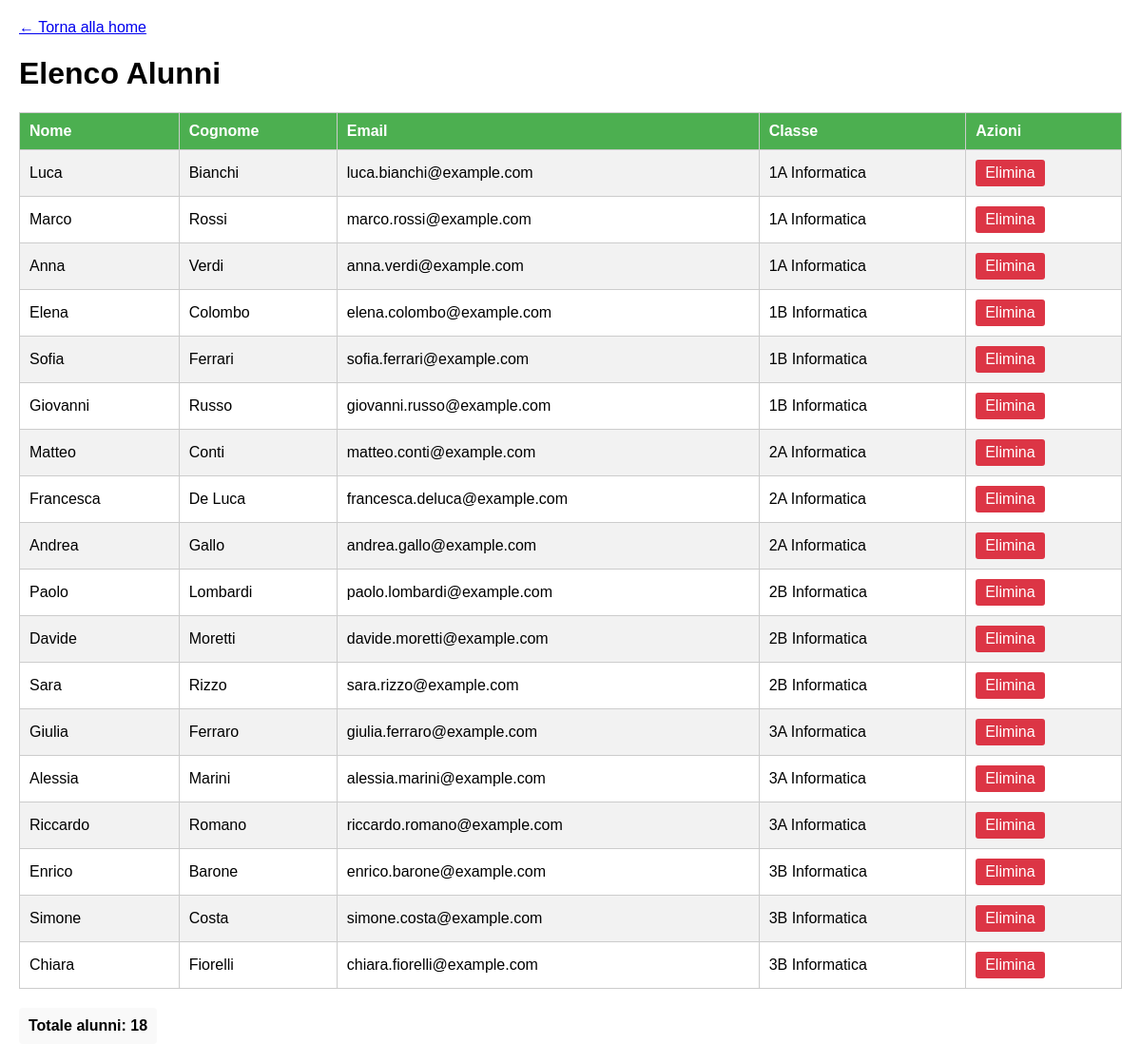
The app's page /visualizza_alunni.php with its own data.
### tables this page shows
CREATE TABLE IF NOT EXISTS Alunni (
    id INT AUTO_INCREMENT PRIMARY KEY,
    nome VARCHAR(100) NOT NULL,
    cognome VARCHAR(100) NOT NULL,
    mail VARCHAR(255) NOT NULL UNIQUE,
    id_classe INT NOT NULL,
    created_at TIMESTAMP DEFAULT CURRENT_TIMESTAMP,
    FOREIGN KEY (id_classe) REFERENCES Classi(id) ON DELETE CASCADE
);

CREATE TABLE IF NOT EXISTS Classi (
    id INT AUTO_INCREMENT PRIMARY KEY,
    nome VARCHAR(100) NOT NULL UNIQUE,
    piano VARCHAR(50) NOT NULL,
    note TEXT,
    created_at TIMESTAMP DEFAULT CURRENT_TIMESTAMP
);

### visualizza_alunni.php (the view, shortened to what this page needs)
<?php
require_once 'config.php';
$query = "SELECT Alunni.id as id, Alunni.nome as Nome, Alunni.cognome as Cognome, Alunni.mail as EMail, Classi.nome as Classi FROM Alunni JOIN Classi ON Alunni.id_classe = Classi.id ORDER BY Classi.nome, Alunni.cognome, Alunni.nome;";
$result = mysqli_query($conn, $query);
$alunni = array();
while ($row = mysqli_fetch_assoc($result)) {
    $alunni[] = $row;
}
?>
<!DOCTYPE html>
<html lang="it">
<head>
</head>
<body>
    <div class="torna-home">
        <a href="index.php">← Torna alla home</a>
    </div>
    <h1>Elenco Alunni</h1>
    <?php
    if (count($alunni) > 0) {
        ?>
        <table>
            <tr>
                <th>Nome</th>
                <th>Cognome</th>
                <th>Email</th>
                <th>Classe</th>
                <th>Azioni</th>
            </tr>
            <?php
            foreach ($alunni as $a) {
                echo "<tr>";
                echo "<td>" . htmlspecialchars($a['Nome']) . "</td>";
                echo "<td>" . htmlspecialchars($a['Cognome']) . "</td>";
                echo "<td>" . htmlspecialchars($a['EMail']) . "</td>";
                echo "<td>" . htmlspecialchars($a['Classi']) . "</td>";
                echo "<td><a class='delete-link' href='cancella_alunno.php?id=" . $a['id'] . "'>Elimina</a></td>";
                echo "</tr>";
            }
            ?>
        </table>
        <div class="totale">
            Totale alunni: <?php echo count($alunni); ?>
        </div>
        <?php
    } else {
        ?>
        <div class="no-results">
            <p>Nessun alunno trovato.</p>
        </div>
        <?php
    }
    ?>
</body>
</html>

### visualizza_alunni.php (style rules this page uses)
body { font-family: Arial, sans-serif; margin: 20px; }
table { width: 100%; border-collapse: collapse; margin-top: 20px; }
table, th, td { border: 1px solid #ccc; }
th { background-color: #4CAF50; color: white; padding: 10px; text-align: left; }
td { padding: 10px; }
tr:nth-child(even) { background-color: #f2f2f2; }
.torna-home { margin-bottom: 20px; }
.delete-link { background-color: #dc3545; color: white; padding: 5px 10px; text-decoration: none; border-radius: 3px; display: inline-block; }
.totale { margin-top: 20px; font-weight: bold; padding: 10px; background-color: #f9f9f9; border-radius: 4px; display: inline-block; }

### records on screen
alunni: nome "Luca", cognome "Bianchi", mail "luca.bianchi@example.com", id_classe.nome "1A Informatica"
alunni: nome "Marco", cognome "Rossi", mail "marco.rossi@example.com", id_classe.nome "1A Informatica"
alunni: nome "Anna", cognome "Verdi", mail "anna.verdi@example.com", id_classe.nome "1A Informatica"
alunni: nome "Elena", cognome "Colombo", mail "elena.colombo@example.com", id_classe.nome "1B Informatica"
alunni: nome "Sofia", cognome "Ferrari", mail "sofia.ferrari@example.com", id_classe.nome "1B Informatica"
alunni: nome "Giovanni", cognome "Russo", mail "giovanni.russo@example.com", id_classe.nome "1B Informatica"
alunni: nome "Matteo", cognome "Conti", mail "matteo.conti@example.com", id_classe.nome "2A Informatica"
alunni: nome "Francesca", cognome "De Luca", mail "francesca.deluca@example.com", id_classe.nome "2A Informatica"
alunni: nome "Andrea", cognome "Gallo", mail "andrea.gallo@example.com", id_classe.nome "2A Informatica"
alunni: nome "Paolo", cognome "Lombardi", mail "paolo.lombardi@example.com", id_classe.nome "2B Informatica"
alunni: nome "Davide", cognome "Moretti", mail "davide.moretti@example.com", id_classe.nome "2B Informatica"
alunni: nome "Sara", cognome "Rizzo", mail "sara.rizzo@example.com", id_classe.nome "2B Informatica"
alunni: nome "Giulia", cognome "Ferraro", mail "giulia.ferraro@example.com", id_classe.nome "3A Informatica"
alunni: nome "Alessia", cognome "Marini", mail "alessia.marini@example.com", id_classe.nome "3A Informatica"
alunni: nome "Riccardo", cognome "Romano", mail "riccardo.romano@example.com", id_classe.nome "3A Informatica"
alunni: nome "Enrico", cognome "Barone", mail "enrico.barone@example.com", id_classe.nome "3B Informatica"
alunni: nome "Simone", cognome "Costa", mail "simone.costa@example.com", id_classe.nome "3B Informatica"
alunni: nome "Chiara", cognome "Fiorelli", mail "chiara.fiorelli@example.com", id_classe.nome "3B Informatica"

### other values on screen
count($alunni) "18"
